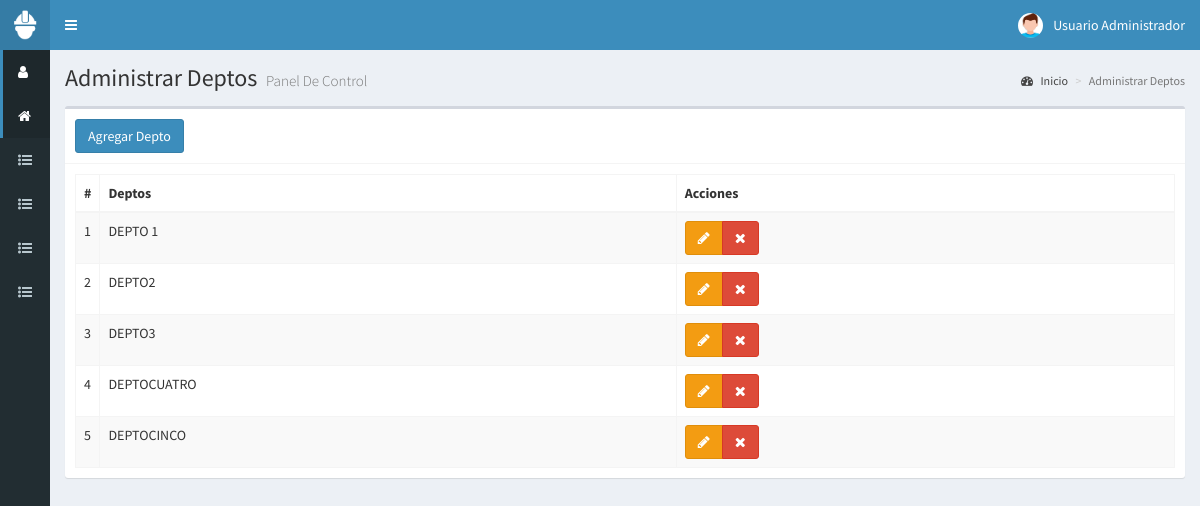
Screenshot of /deptos (signed in) with the database file from the repository.
### tables this page shows
CREATE TABLE t_Depto
(
  id_depto SMALLINT UNSIGNED PRIMARY KEY AUTO_INCREMENT,
  descripcion VARCHAR(50) NOT NULL	
);

### controladores/plantilla.controlador.php (called while the page is built)
<?php
  class ControladorPlantilla
  {
    static public function ctrPlantilla()
    {
      include "vistas/plantilla.php";
    }
  }

### index.php (called while the page is built, shortened)
<?php
require_once "controladores/plantilla.controlador.php";
require_once "controladores/ventas.controlador.php";
require_once "controladores/deptos.controlador.php";
require_once "controladores/subir-csv.controlador.php";
require_once "modelos/deptos.modelo.php";
$plantilla = new ControladorPlantilla();
$plantilla->ctrPlantilla();

### controladores/deptos.controlador.php (called while the page is built, shortened)
<?php
  class ControladorDeptos
  {
		static public function ctrMostrarDeptos($item,$valor)
		{
			$tabla = "t_Depto";
			$respuesta = ModeloDeptos::mdlMostrarDeptos($tabla,$item,$valor);
			return $respuesta;
		}
  }
?>

### modelos/conexion.php (called while the page is built)
<?php
  class Conexion
  {
    static public function conectar()
    {
      $link = new PDO("mysql:host=localhost;dbname=bd_responsivas",
                      "usuario_responsiva",
											"responsivas-2020");
			$mitz="America/Tijuana";
			$tz = (new DateTime('now', new DateTimeZone($mitz)))->format('P');
			$link->exec("SET time_zone='$tz';");
      $link->exec("set names utf8");
      return $link;
    }
  }
?>

### modelos/deptos.modelo.php (called while the page is built, shortened)
<?php
	require_once "conexion.php";
	class ModeloDeptos
	{
    static public function mdlMostrarDeptos($tabla,$item,$valor)
    {
			if ($item != null)
			{
				$stmt = Conexion::conectar()->prepare("SELECT * FROM $tabla WHERE $item = :$item");
				$stmt->bindParam(":".$item,$valor, PDO::PARAM_STR);
				$stmt->execute();
				return $stmt->fetch();
			}
			else
			{
				$stmt = Conexion::conectar()->prepare("SELECT * FROM $tabla ");
				$stmt->execute();
				return $stmt->fetchAll();
			}
		}
	}
?>

### vistas/modulos/deptos.php (the view, shortened to what this page needs)
<div class="content-wrapper">
  <section class="content-header">
    <h1>
      Administrar Deptos
      <small>Panel De Control</small>
    </h1>
    <ol class="breadcrumb">
      <li><a href="inicio"><i class="fa fa-dashboard"></i> Inicio</a></li>
      <li class="active">Administrar Deptos</li>
    </ol>
  </section>
  <section class="content">
    <div class="box">
      <div class="box-header with-border">
        <button class="btn btn-primary"  data-toggle="modal" data-target="#modalAgregarDeptos">
          Agregar Depto
        </button>
      </div>
      <div class="box-body">
        <table class="table table-bordered table-striped dt-responsive tablas">
          <thead>
            <tr>
              <th style="width:10px">#</th>
              <th>Deptos</th>
              <th>Acciones </th>
            </tr>
          </thead>
          <tbody>
					<?php
						$item = null;
						$valor = null;
						$deptos = ControladorDeptos::ctrMostrarDeptos($item,$valor);
						foreach ($deptos as $key => $value)
						{
							echo '
										<tr>
											<td>'.($key+1).'</td>
											<td class="text-uppercase">'.$value["descripcion"].'</td>
											<td>
												<div class="btn-group">
													<button class="btn btn-warning btnEditarDepto" idDepto="'.$value["id_depto"].'" data-toggle="modal" data-target="#modalEditarDepto"><i class="fa fa-pencil"></i></button>';
													if ($_SESSION["perfil"] == "Administrador")
													{
														echo '
													<button class="btn btn-danger btnEliminarDepto" idDepto="'.$value["id_depto"].'"><i class="fa fa-times"></i></button>';
													}
												echo '</div>
											</td>
										</tr>';
						}
					?>
          </tbody>
        </table>
      </div>
    </div>
  </section>
</div>

### rows the page displays
t_depto: descripcion "DEPTO 1"
t_depto: descripcion "DEPTO2"
t_depto: descripcion "DEPTO3"
t_depto: descripcion "DEPTOCUATRO"
t_depto: descripcion "DEPTOCINCO"

### other values shown
$_SESSION["nombre"] "Usuario Administrador"
